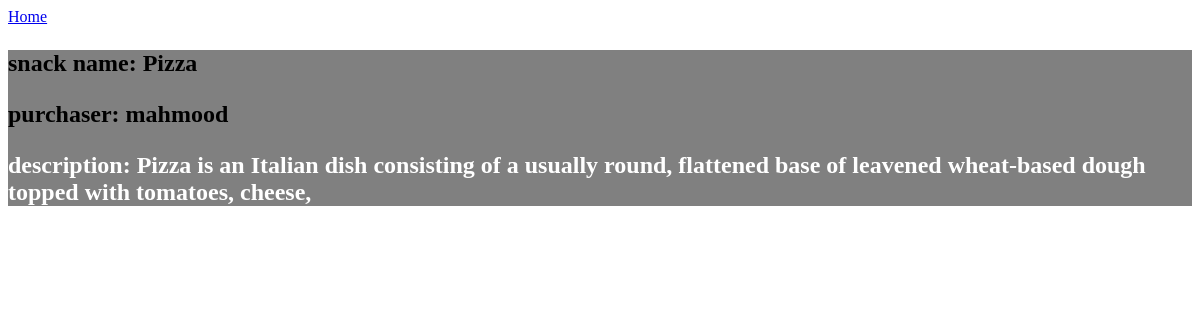
The app's page /1/, older data.
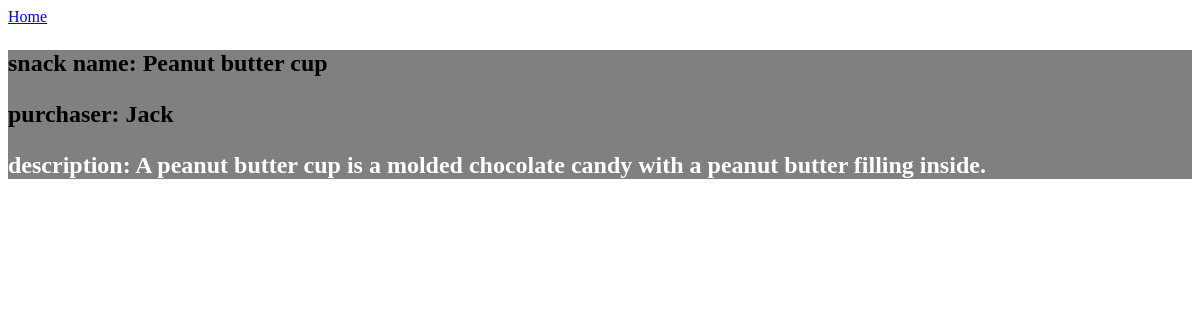
The same page, newer data.
### snacks/models.py (models this page shows)
class Snack(models.Model):
    name = models.CharField(max_length=64)
    purchaser = models.ForeignKey(get_user_model(), on_delete=models.CASCADE)
    description = models.TextField(max_length=200)

### snacks/views.py (the view)
# urls.py: path('<int:pk>/', SnackDetailView.as_view(), name='snack_detail'),
class SnackDetailView(DetailView):
    template_name = "snack_detail.html"
    model = Snack

### templates/snack_detail.html
{% extends "base.html" %}
{% block content%}
<div style="background: gray;">
    <p style="color: black; font-size: x-large; font-weight: bolder;">snack name: {{snack.name}}</p>
    <p style="color: black; font-size: x-large; font-weight: bolder;">purchaser: {{snack.purchaser}}</p>
    <p style="color: white; font-size: x-large; font-weight: bolder;">description: {{snack.description}}</p>
</div>
{% endblock content %}

### templates/base.html (shortened to what this page needs)
<!DOCTYPE html>
<html lang="en">
<head>
</head>
<body>
    <header>
        <nav><a href="{% url 'snack_list' %}">Home</a> </nav>
    </header>
    {% block content%}
    {% endblock content%}
</body>
</html>

Row changes from the older to the newer data that the page shows:
changed Snack: name "Pizza" → "Peanut butter cup"; purchaser "mahmood" → "Jack"; description "Pizza is an Italian dish consisting of a usually round, flattened base of leavened wheat-based dough topped with tomatoes, cheese," → "A peanut butter cup is a molded chocolate candy with a peanut butter filling inside."
